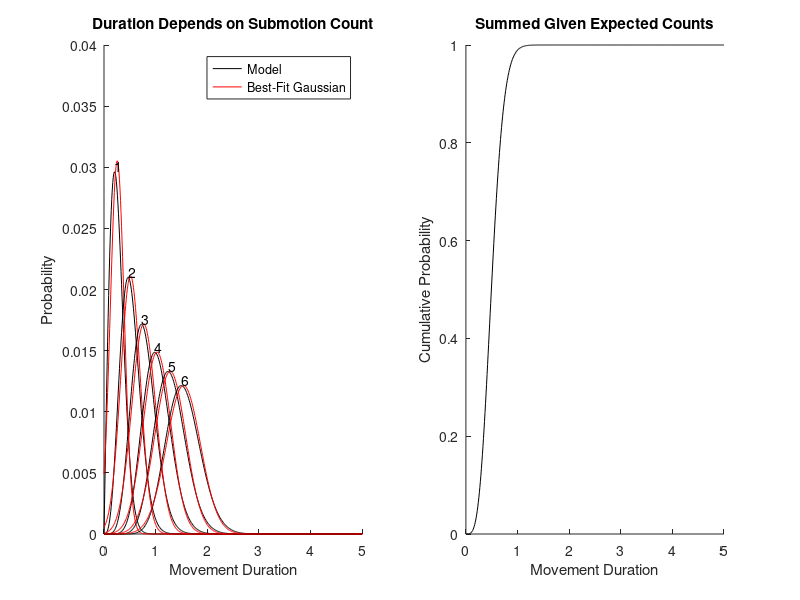

Source code (MATLAB): (Note: this script raises an error after producing the figure.)
clc
clear all

zed=0:.01:5;
lz=length(zed);
lambda=.0838; %Empirical, sub 1
theta=.01; %.5301; %Empirical, sub 1

maxn=6;
pon=exp(-(1:maxn)/theta);
%pon(1)=0;
pon=pon/sum(pon);

p=1/lambda*exp(-zed.^2/lambda)*2.*zed;
p=p/sum(p);
pgn=p;

pn=zeros(maxn,lz);

%% setup

%CDF = 1-exp(-y^2/lambda), no surprise there. Y = peak to peak duration
figure(5)
clf
subplot(1,2,1)
hold on

for k=1:maxn
    plot(zed,pgn(1:lz),'k')
    mu=sum(zed.*pgn(1:lz));
    sigma=sqrt(sum(zed.^2.*pgn(1:lz))-mu^2);
    npdf=normpdf(zed,mu,sigma);
    npdf=npdf/sum(npdf);
    plot(zed,npdf,'r')
    
    [mp,imp]=max(pgn);
    text(zed(imp),mp,num2str(k),'verticalalignment','bottom')
    
    f=find(pgn(1:lz)>.00001);
    cp=cumsum(pgn(f));
    rnd=rand(10000,1);
    samples=interp1(cp,zed(f),rnd);
    skewness(samples)
    pgn=conv(p,pgn);
    
    pn(k,:)=pgn(1:lz)'*pon(k);
end
title('Duration Depends on Submotion Count')
ylabel('Probability')
xlabel('Movement Duration')
legend('Model','Best-Fit Gaussian')

%% whole pdf

subplot(1,2,2)
hold on
spn=sum(pn);
plot(zed,cumsum(spn),'k')
%mu=sum(zed.*spn);
%sigma=sqrt(sum(zed.^2.*spn)-mu^2);
%ncdf=normcdf(zed,mu,sigma);
%plot(zed,ncdf,'r')

title('Summed Given Expected Counts')
xlabel('Movement Duration')
ylabel('Cumulative Probability')

%% add in real data

load('../Data/curlkick/curlkick1g.mat')

tcats=[trials.targetcat];
dcats=[trials.disturbcat];

f=find((tcats==4)&~dcats);

segments=[.4 .3 .2 .1];
S=zeros(length(f),length(segments));
RW=S;

for k=1:length(f)
    tr=trials(f(k));
    [S(k,:),RW(k,:)]=getTsMetric(tr.x,tr.v,tr.a,tr.t,tr.x(1,:),tr.x(end,:),segments);
end

ecdf(S(:,end),'bounds','on');

[mu,sigma]=normfit(S(:,end));
plot(zed,normcdf(zed,mu,sigma),'r')
xlim([.3 .6])
%% wtf

figure(6)
hist(S,50)

%% less than one

figure(7)
clf
hold on

fracsOfInt=[.9 1];

for each=fracsOfInt
    pInferred = ifft(fft(p).^each);
    
    plot(zed,real(pInferred))
end


pofx=@(zed)1/lambda*exp(-zed.^2/lambda)*2.*zed;
maxme=@(x) ifft(fft(p).^x(1))